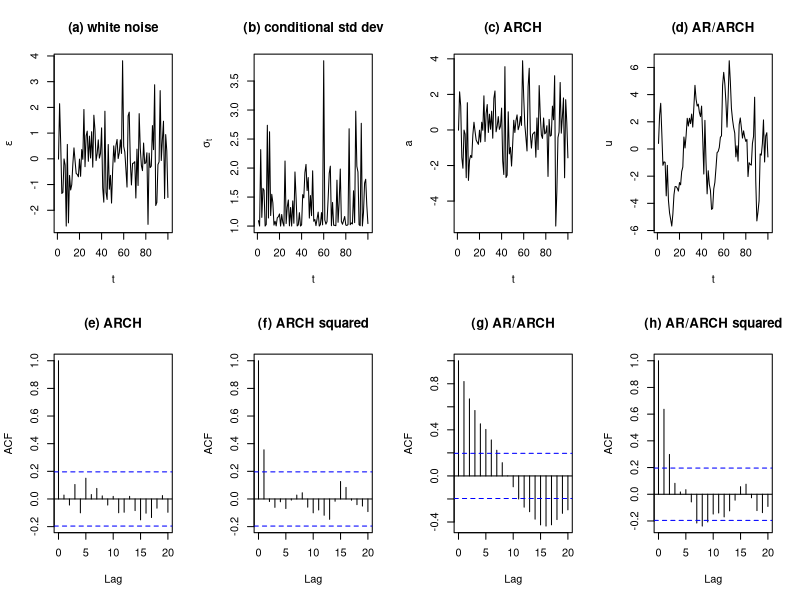

Here is the R script that generated this plot:
#  Example 18.1 and Figure 18.2

set.seed("8855")
n = 110
e = rnorm(n)
a = e
u = e
sig2= e^2
omega = 1
alpha = .95
phi = .8
mu = .1

for (i in 2:n)
{
sig2[i+1] = omega + alpha * a[i]^2
a[i] = sqrt(sig2[i])*e[i]
u[i] = mu + phi*(u[i-1]-mu) + a[i]
}

par(mfrow=c(2,4))
plot(e[11:n],type="l",xlab="t",ylab=expression(epsilon),main="(a) white noise")
plot(sqrt(sig2[11:n]),type="l",xlab="t",ylab=expression(sigma[t]),
    main="(b) conditional std dev")
plot(a[11:n],type="l",xlab="t",ylab="a",main="(c) ARCH")
plot(u[11:n],type="l",xlab="t",ylab="u",main="(d) AR/ARCH")
acf(a[11:n],main="(e) ARCH")
acf(a[11:n]^2,main="(f) ARCH squared")
acf(u[11:n],main="(g) AR/ARCH")
acf(u[11:n]^2,main="(h) AR/ARCH squared")



